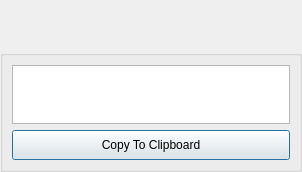
<?xml version="1.0" encoding="UTF-8"?>
<ui version="4.0">
 <class>ViewLogDialog</class>
 <widget class="QDialog" name="ViewLogDialog">
  <property name="geometry">
   <rect>
    <x>0</x>
    <y>0</y>
    <width>302</width>
    <height>172</height>
   </rect>
  </property>
  <property name="sizePolicy">
   <sizepolicy hsizetype="Preferred" vsizetype="Preferred">
    <horstretch>0</horstretch>
    <verstretch>0</verstretch>
   </sizepolicy>
  </property>
  <property name="minimumSize">
   <size>
    <width>0</width>
    <height>50</height>
   </size>
  </property>
  <property name="maximumSize">
   <size>
    <width>16777215</width>
    <height>172</height>
   </size>
  </property>
  <property name="windowTitle">
   <string>Debug Settings</string>
  </property>
  <property name="styleSheet">
   <string notr="true">QDialog#ActivityAbout
{   
color: transparent;
background-color: transparent;
border: 1px solid transparent;
border-radius: 8px; 
}

#StyledDlgTitleBox
{   
color: black;
background-color: rgb(50,238,17);
border: 2px solid green;
border-top-left-radius: 8px; 
border-top-right-radius: 8px;
}

#StyledDlgTitleLabel
{   
color: black;
}

#StyledDlgItemsBox
{   
background-color: rgb(50,238,17);
border: 2px solid green;
border-top-color: green; 
border-bottom-left-radius: 8px; 
border-bottom-right-radius: 8px;
}
QPushButton#CancelButton
{
color: white;
font: bold 14px;
border-width: 10;
border-image: url(:/MyP2PWeb/Resources/button_green_normal.png) 10;
padding: -10;
}
QPushButton#CancelButton:pressed
{
border-width: 10;
border-image: url(:/MyP2PWeb/Resources/button_green_pressed.png) 10;
padding: -10;
}
QPushButton#AcceptButton
{
color: white;
font: bold 14px;
border-width: 10;
border-image: url(:/MyP2PWeb/Resources/button_green_normal.png) 10;
padding: -10;
}
QPushButton#AcceptButton:pressed
{
border-width: 10;
border-image: url(:/MyP2PWeb/Resources/button_green_pressed.png) 10;
padding: -10;
}
QPushButton#ViewLogButton
{
color: white;
font: bold 14px;
border-width: 10;
border-image: url(:/MyP2PWeb/Resources/button_green_normal.png) 10;
padding: -10;
}
QPushButton#ViewLogButton:pressed
{
border-width: 10;
border-image: url(:/MyP2PWeb/Resources/button_green_pressed.png) 10;
padding: -10;
}
QLabel#PermissionLabel
{
font: bold 14px;
}
QLineEdit#FileNameEdit
{
background-color: rgb(238,238,238);
}
QPlainTextEdit#OfferMsgEdit</string>
  </property>
  <layout class="QVBoxLayout" name="verticalLayout">
   <property name="spacing">
    <number>0</number>
   </property>
   <property name="margin">
    <number>0</number>
   </property>
   <item>
    <widget class="TitleBarWidget" name="m_TitleBarWidget" native="true">
     <property name="sizePolicy">
      <sizepolicy hsizetype="Preferred" vsizetype="Preferred">
       <horstretch>0</horstretch>
       <verstretch>0</verstretch>
      </sizepolicy>
     </property>
     <property name="minimumSize">
      <size>
       <width>0</width>
       <height>50</height>
      </size>
     </property>
     <property name="maximumSize">
      <size>
       <width>16777215</width>
       <height>130</height>
      </size>
     </property>
    </widget>
   </item>
   <item>
    <widget class="QGroupBox" name="StyledDlgItemsBox">
     <property name="minimumSize">
      <size>
       <width>0</width>
       <height>0</height>
      </size>
     </property>
     <property name="title">
      <string/>
     </property>
     <layout class="QVBoxLayout" name="verticalLayout_2">
      <item>
       <widget class="QPlainTextEdit" name="LogTextEdit"/>
      </item>
      <item>
       <widget class="QPushButton" name="ClipboardButton">
        <property name="sizePolicy">
         <sizepolicy hsizetype="Minimum" vsizetype="Fixed">
          <horstretch>0</horstretch>
          <verstretch>0</verstretch>
         </sizepolicy>
        </property>
        <property name="minimumSize">
         <size>
          <width>0</width>
          <height>30</height>
         </size>
        </property>
        <property name="maximumSize">
         <size>
          <width>16777215</width>
          <height>30</height>
         </size>
        </property>
        <property name="text">
         <string>Copy To Clipboard</string>
        </property>
       </widget>
      </item>
     </layout>
    </widget>
   </item>
  </layout>
 </widget>
 <customwidgets>
  <customwidget>
   <class>TitleBarWidget</class>
   <extends>QWidget</extends>
   <header>TitleBarWidget.h</header>
   <container>1</container>
  </customwidget>
 </customwidgets>
 <resources/>
 <connections/>
</ui>
